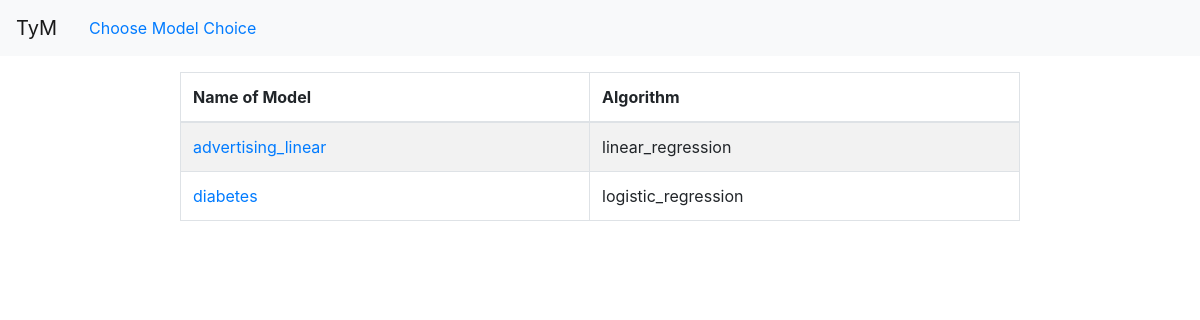
The app's page /history (signed in) with its own data.
### tables this page shows
CREATE TABLE ml_models (
    id integer primary key autoincrement,
    username text not null,
    model_name text not null,
    model_algo text not null,
    filename text not null,
    performance_measure text not null
);

### project.py (the view)
@app.route('/history')
def history():
    username = session['username']
    with sql.connect("database.db") as con:
        con.row_factory = dict_factory
        cur = con.cursor()
        cur.execute("SELECT * FROM ml_models WHERE username=?",(username,))
        models = cur.fetchall()
        print(models)
        return render_template('history.html',models=models)

### project.py (called while the page is built)
def dict_factory(cursor,row):
    d = {}
    for idx,col in enumerate(cursor.description):
        d[col[0]] = row[idx]
    return d

### templates/history.html (shortened to what this page needs)
{% extends "base.html" %}
{% block header %}
{% include 'main_header.html' %}
{% endblock %}
{% block middle %}
<table class="table table-responsice-lg table-bordered table-hover table-striped">
  <thead>
    <tr>
      <th>Name of Model</th>
      <th>Algorithm</th>
    </tr>
  </thead>
  <tbody>
    {% for model in models %}
    <tr>
        <td><a href="{{ url_for('model_info', model_id=model['id']) }}">
            {{ model['model_name'] }}
        </a></td>
        <td>{{ model['model_algo'] }}</td>
    </tr>
    {% endfor %}
  </tbody>
</table>
{% endblock %}

### records on screen
ml_models: model_name "advertising_linear", model_algo "linear_regression"
ml_models: model_name "diabetes", model_algo "logistic_regression"
